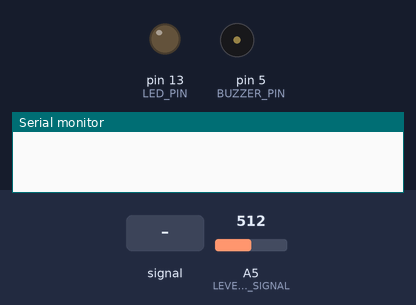
Recording of a sketch running on a simulated Arduino Uno, built with avr-gcc and run on an emulated ATmega328P. On the bench: output pins drawn as LEDs (lit = HIGH), buzzer (waves = sounding, pin HIGH), the last lines printed to the serial monitor. Inputs (shaded band) come from the test bench; at power-on: A5 (LEVEL_SENSOR_PIN_SIGNAL) = 512. Sleep ends after the set time or at an interrupt; pins used as bus, display or sensor lines are not drawn.

Above: at 9.0 s.
9.1 s: A5 (LEVEL_SENSOR_PIN_SIGNAL) fed a 200 Hz sine of ±81 counts around its level
At 16.7 s:
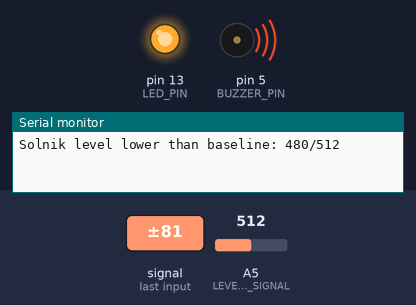
Timing chart, 0 to 18.2 s (numbered marks = the images above; inputs shaded):
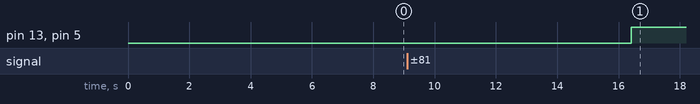

Measured:
- after the input at 9.1 s, pin 13 (LED_PIN), pin 5 (BUZZER_PIN): LOW → HIGH after 7.3 s

The sketch:

task-1.ino
```cpp
#include "Arduino.h"
#include <avr/sleep.h>
#include <avr/wdt.h>
#include <avr/power.h>

#define LED_PIN LED_BUILTIN
#define BUZZER_PIN 5
#define LEVEL_SENSOR_PIN_SIGNAL A5
#define LEVEL_SENSOR_PIN_POWER 4
#define TOLERANCE 20

int baselineLevel = 0;
volatile bool wdt_flag = false;

void systemSleep();
void checkSolnikLevel();

void setup()
{
    pinMode(LED_PIN, OUTPUT);
    pinMode(BUZZER_PIN, OUTPUT);
    pinMode(LEVEL_SENSOR_PIN_POWER, OUTPUT);
    pinMode(LEVEL_SENSOR_PIN_SIGNAL, INPUT);

    digitalWrite(LEVEL_SENSOR_PIN_POWER, HIGH);
    delay(10); // Allow sensor to stabilize, no need to use millis() here
    baselineLevel = analogRead(LEVEL_SENSOR_PIN_SIGNAL);
    digitalWrite(LEVEL_SENSOR_PIN_POWER, LOW);

    Serial.begin(9600);

    power_all_disable();
    power_timer1_enable();
}

void loop()
{
    if (wdt_flag)
    {
        wdt_flag = false;
        power_usart0_enable();
        power_adc_enable();
        checkSolnikLevel();
        power_usart0_disable();
        power_adc_disable();
    }
    systemSleep();
}

ISR(WDT_vect)
{
    wdt_flag = true;
}

void systemSleep()
{
    wdt_reset();
    wdt_enable(WDTO_8S);
    WDTCSR |= (1 << WDIE);

    set_sleep_mode(SLEEP_MODE_PWR_DOWN);

    noInterrupts();
    sleep_enable();
    interrupts();
    sleep_cpu();

    sleep_disable();

    wdt_disable();
}

void checkSolnikLevel()
{
    digitalWrite(LEVEL_SENSOR_PIN_POWER, HIGH);
    delay(10); // Allow sensor to stabilize, no need to use millis() here

    int currentLevel = analogRead(LEVEL_SENSOR_PIN_SIGNAL);

    if (abs(currentLevel - baselineLevel) > TOLERANCE)
    {
        digitalWrite(LED_PIN, HIGH);
        digitalWrite(BUZZER_PIN, HIGH);
        Serial.print("Solnik level lower than baseline: ");
        Serial.print(currentLevel);
        Serial.print("/");
        Serial.println(baselineLevel);
    }
    else
    {
        digitalWrite(LED_PIN, LOW);
        digitalWrite(BUZZER_PIN, LOW);
    }
    digitalWrite(LEVEL_SENSOR_PIN_POWER, LOW);
}
```
